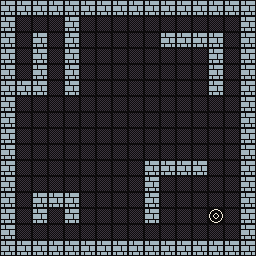

This is a level from a 2D game, rendered from its Tiled map with the project's own tilesets. A one-line summary and the complete map file follow:
An orthogonal 16x16 tile map with 16x16 px tiles, 2 tile layers (walls, zones).

<map version="1.4" tiledversion="1.4.3" orientation="orthogonal" renderorder="right-down" width="16" height="16" tilewidth="16" tileheight="16" infinite="0" nextlayerid="3" nextobjectid="1">
 <tileset firstgid="1" source="walls.tsx" />
 <layer id="1" name="walls" width="16" height="16">
  <data encoding="csv">
1,1,1,1,1,1,1,1,1,1,1,1,1,1,1,1,
1,9,9,9,1,9,9,9,9,9,9,9,9,9,9,1,
1,9,1,9,1,9,9,9,9,9,1,1,1,1,9,1,
1,9,1,9,1,9,9,9,9,9,9,9,9,1,9,1,
1,9,1,9,1,9,9,9,9,9,9,9,9,1,9,1,
1,1,1,9,1,9,9,9,9,9,9,9,9,1,9,1,
1,9,9,9,9,9,9,9,9,9,9,9,9,9,9,1,
1,9,9,9,9,9,9,9,9,9,9,9,9,9,9,1,
1,9,9,9,9,9,9,9,9,9,9,9,9,9,9,1,
1,9,9,9,9,9,9,9,9,9,9,9,9,9,9,1,
1,9,9,9,9,9,9,9,9,1,1,1,1,9,9,1,
1,9,9,9,9,9,9,9,9,1,9,9,9,9,9,1,
1,9,1,1,1,9,9,9,9,1,9,9,9,9,9,1,
1,9,1,9,1,9,9,9,9,1,9,9,9,9,9,1,
1,9,9,9,9,9,9,9,9,9,9,9,9,9,9,1,
1,1,1,1,1,1,1,1,1,1,1,1,1,1,1,1
</data>
 </layer>
 <layer id="2" name="zones" width="16" height="16">
  <data encoding="csv">
0,0,0,0,0,0,0,0,0,0,0,0,0,0,0,0,
0,0,0,0,0,0,0,0,0,0,0,0,0,0,0,0,
0,0,0,0,0,0,0,0,0,0,0,0,0,0,0,0,
0,0,0,0,0,0,0,0,0,0,0,0,0,0,0,0,
0,0,0,0,0,0,0,0,0,0,0,0,0,0,0,0,
0,0,0,0,0,0,0,0,0,0,0,0,0,0,0,0,
0,0,0,0,0,0,0,0,0,0,0,0,0,0,0,0,
0,0,0,0,0,0,0,0,0,0,0,0,0,0,0,0,
0,0,0,0,0,0,0,0,0,0,0,0,0,0,0,0,
0,0,0,0,0,0,0,0,0,0,0,0,0,0,0,0,
0,0,0,0,0,0,0,0,0,0,0,0,0,0,0,0,
0,0,0,0,0,0,0,0,0,0,0,0,0,0,0,0,
0,0,0,0,0,0,0,0,0,0,0,0,0,0,0,0,
0,0,0,0,0,0,0,0,0,0,0,0,0,2,0,0,
0,0,0,0,0,0,0,0,0,0,0,0,0,0,0,0,
0,0,0,0,0,0,0,0,0,0,0,0,0,0,0,0
</data>
 </layer>
</map>
